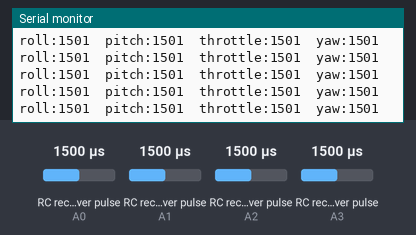
A sketch run on a simulated Arduino Uno, built with avr-gcc and run on an emulated ATmega328P. On the bench: the last lines printed to the serial monitor. Wiring (inferred from the names in the program): 4 × RC receiver channel: data A0 / data A1 / data A2 / data A3. The inputs (shaded band) are chosen by the test bench; at power-on: RC receiver pulse (sensors on A0, A1, A2, A3) 1500 µs.

Above: at 1.2 s.
1.3 s: RC receiver pulse (sensor on A0) set to 1020 µs
At 2.3 s:
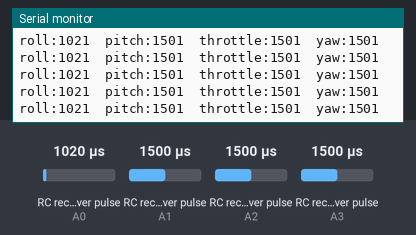
2.8 s: RC receiver pulse (sensor on A1) set to 1020 µs
At 3.3 s:
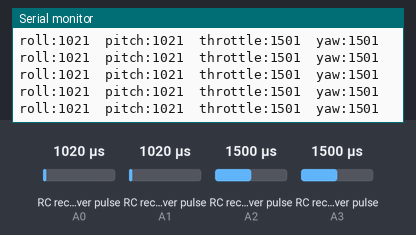
4.3 s: RC receiver pulse (sensor on A2) set to 1020 µs
At 4.9 s:
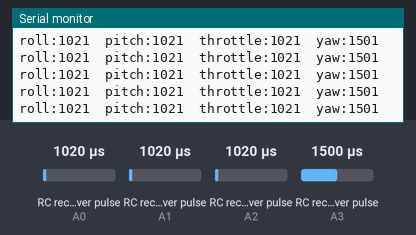
5.8 s: RC receiver pulse (sensor on A3) set to 1020 µs
At 6.5 s:
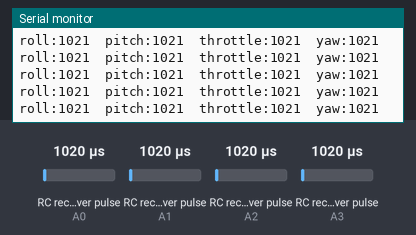
7.3 s: RC receiver pulse (sensor on A0) set to 1250 µs
At 7.8 s:
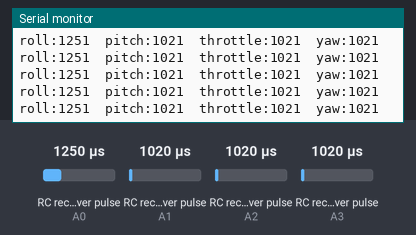
8.8 s: RC receiver pulse (sensor on A1) set to 1250 µs
At 9.3 s:
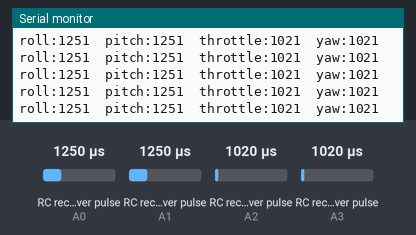
Timing chart, 0 to 11.3 s (numbered marks = the images above; inputs shaded):
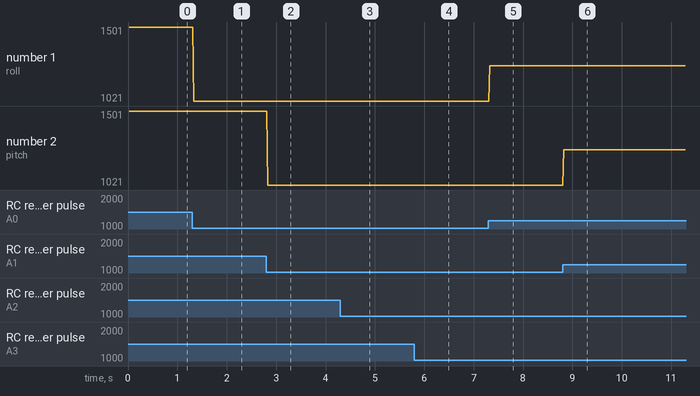

Measured:
- after the input at 1.3 s, the serial monitor: prints a new line at once (image 1)
- after the input at 2.8 s, the serial monitor: prints a new line at once (image 2)
- after the input at 4.3 s, the serial monitor: prints a new line at once (image 3)
- after the input at 5.8 s, the serial monitor: prints a new line at once (image 4)
- after the input at 7.3 s, the serial monitor: prints a new line at once (image 5)
- after the input at 8.8 s, the serial monitor: prints a new line at once (image 6)
- plotted number 1: 1501 → 1021 after the input at 1.3 s, 1021 → 1251 after the input at 7.3 s

The sketch:

Read_Receiver_value.ino
```cpp
/*This code is used to read pwm values
 * basic servo library is used in the code
 *Vamsi krishna
 */


#include <Servo.h>
unsigned long duration1, duration3, duration2, duration4;
int ch1 = A0;
int ch2 = A1;
int ch3 = A2;
int ch4 = A3;
void setup()
{
  Serial.begin(57600);
  pinMode(ch1, INPUT);
  pinMode(ch2, INPUT);
  pinMode(ch3, INPUT);
  pinMode(ch4, INPUT);
}


void loop()  {
  duration1 = pulseIn(ch1, HIGH);
  duration2 = pulseIn(ch2, HIGH);
  duration3 = pulseIn(ch3, HIGH);
  duration4 = pulseIn(ch4, HIGH);
  Serial.print("roll:"); Serial.print(duration1); Serial.print("\t"); //connect channel one to A0
  Serial.print("pitch:"); Serial.print(duration2); Serial.print("\t");//connect channel two to A1
  Serial.print("throttle:"); Serial.print(duration3); Serial.print("\t"); //connect channel two to A2
  Serial.print("yaw:"); Serial.println(duration4);//connect channel two to A3
}
```
